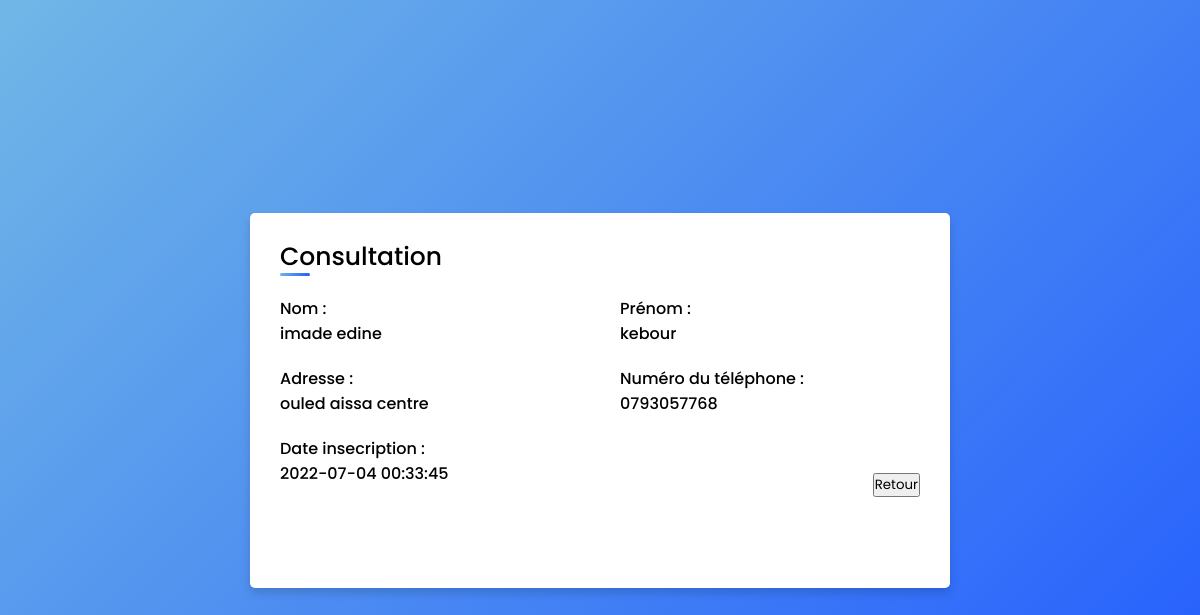
Screenshot of /admin/client/cnslt.php?mat=0000030 (signed in) with the database file from the repository.
### tables this page shows
CREATE TABLE `users` (
  `mat` int(7) UNSIGNED ZEROFILL NOT NULL,
  `nom` varchar(50) NOT NULL,
  `prenom` varchar(50) NOT NULL,
  `adresse` varchar(150) NOT NULL,
  `num_tel` int(10) UNSIGNED ZEROFILL NOT NULL,
  `date` datetime NOT NULL,
  `password` varchar(40) NOT NULL,
  `role` varchar(20) NOT NULL DEFAULT 'client'
);

### admin/client/cnslt.php (the view, shortened to what this page needs)
<?php
include 'connexion.php';
?>
<?php
if (isset($_GET['mat'])){
$mat=$_GET['mat'];
$sql=$conn->prepare ("SELECT * FROM users  WHERE  mat=$mat");
$sql->execute();
$row=$sql->fetch();
}
?>
<!DOCTYPE html>
<html lang="en" dir="ltr">
  <head>
   </head>
<body>
<div class="container">
    <div class="title"> Consultation </div>
    <div class="content">
    <form action="edit_cl.php?mat=<?php echo$mat?>" method="POST" enctype="multipart/form-data">
        <div class="user-details">
          <div class="input-box">
            <span class="details">Nom : <br><?php echo $row['nom'] ?></span>
          </div>
          <div class="input-box">
            <span class="details">Prénom : <br> <?php echo $row['prenom'] ?></span>
          </div>
          <div class="input-box">
            <span class="details">Adresse : <br> <?php echo $row['adresse'] ?></span>
          </div>
          <div class="input-box">
            <span class="details">Numéro du téléphone : <br> <?php echo $row['num_tel'] ?></span>
          </div>
          <div class="input-box">
            <span class="details">Date insecription : <br> <?php echo $row['date'] ?></span>
          </div>
         <div class="button">
          <button>Retour <a href="index.php"></a></button>
        </div>
        </div>
      </form>
    </div>
  </div>
</body>
</html>

### admin/client/cnslt.php (style rules this page uses)
* { margin: 0; padding: 0; box-sizing: border-box; font-family: 'Poppins',sans-serif; }
body { height: 100vh; display: flex; justify-content: center; align-items: center; padding: 10px; background: linear-gradient(135deg, #71b7e6, #215AFF); }
.container { max-width: 700px; width: 100%; background-color: #fff; padding: 25px 30px; border-radius: 5px; box-shadow: 0 5px 10px rgba(0,0,0,0.15); }
.container .title { font-size: 25px; font-weight: 500; position: relative; }
.container .title::before { content: ""; position: absolute; left: 0; bottom: 0; height: 3px; width: 30px; border-radius: 5px; background: linear-gradient(135deg, #71b7e6, #215AFF); }
.content form .user-details { display: flex; flex-wrap: wrap; justify-content: space-between; margin: 20px 0 12px 0; }
form .user-details .input-box { margin-bottom: 15px; width: calc(100% / 2 - 20px); }
form .input-box span.details { display: block; font-weight: 500; margin-bottom: 5px; }
form .button { height: 45px; margin: 35px 0 }
:root { --blue:#0097e6; --orange:#f39c12; --red:#e74c3c; --white:#fff; --light-color:#aaa; --black:#222; --light-bg:#333; }

### rows the page displays
users: nom "imade edine", prenom "kebour", adresse "ouled aissa centre", num_tel "0793057768", date "2022-07-04 00:33:45"
